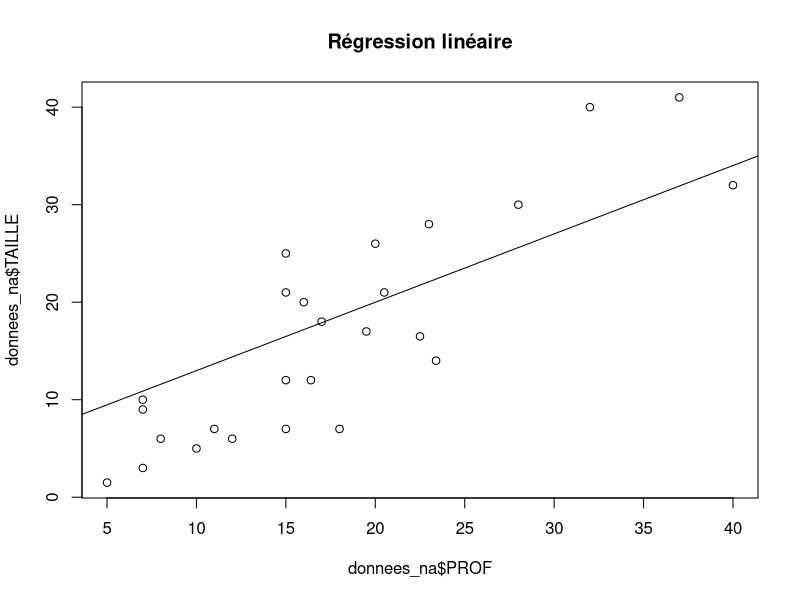

The R source for this figure:
## ---- chunk 1
knitr::opts_chunk$set(echo = TRUE)

knitr::opts_knit$set(root.dir = normalizePath("C:/Users/Miquel Pons/Documents/starter-blog/static/files"))

knitr::kable
table <- function(data) { knitr::kable(data) }

## ---- chunk 2
library(dplyr)
library(tidyr)

## ---- chunk 3
#on importe les données
donnees<-read.csv2('donnees.csv',header=TRUE,sep=';')

#Selectionner la variable expliquée et la (ou les) variables explicatives
names(donnees)
donnees_filt<-donnees %>%
 dplyr::select(TAILLE, PROF) 

#supprimer les lignes avec valeurs manquantes, fonction drop_na du package 'tidyr'
donnees_na <- donnees_filt %>% drop_na(TAILLE, PROF)

## ---- chunk 4
summary(donnees_na)

## ---- chunk 5
donnees_na$PROF<-as.numeric(donnees_na$PROF)
donnees_na$TAILLE<-as.numeric(donnees_na$TAILLE)

summary(donnees_na)
## ---- chunk 6
#régression linéaire avec fonction lm (?lm pour l'aide R)
mod<-lm(PROF~TAILLE, donnees_na)
#visualiser les données
plot(donnees_na$PROF, donnees_na$TAILLE)
abline(mod)
title("Régression linéaire")
summary(mod)
## ---- chunk 7
cor(donnees_na$TAILLE, donnees_na$PROF)
